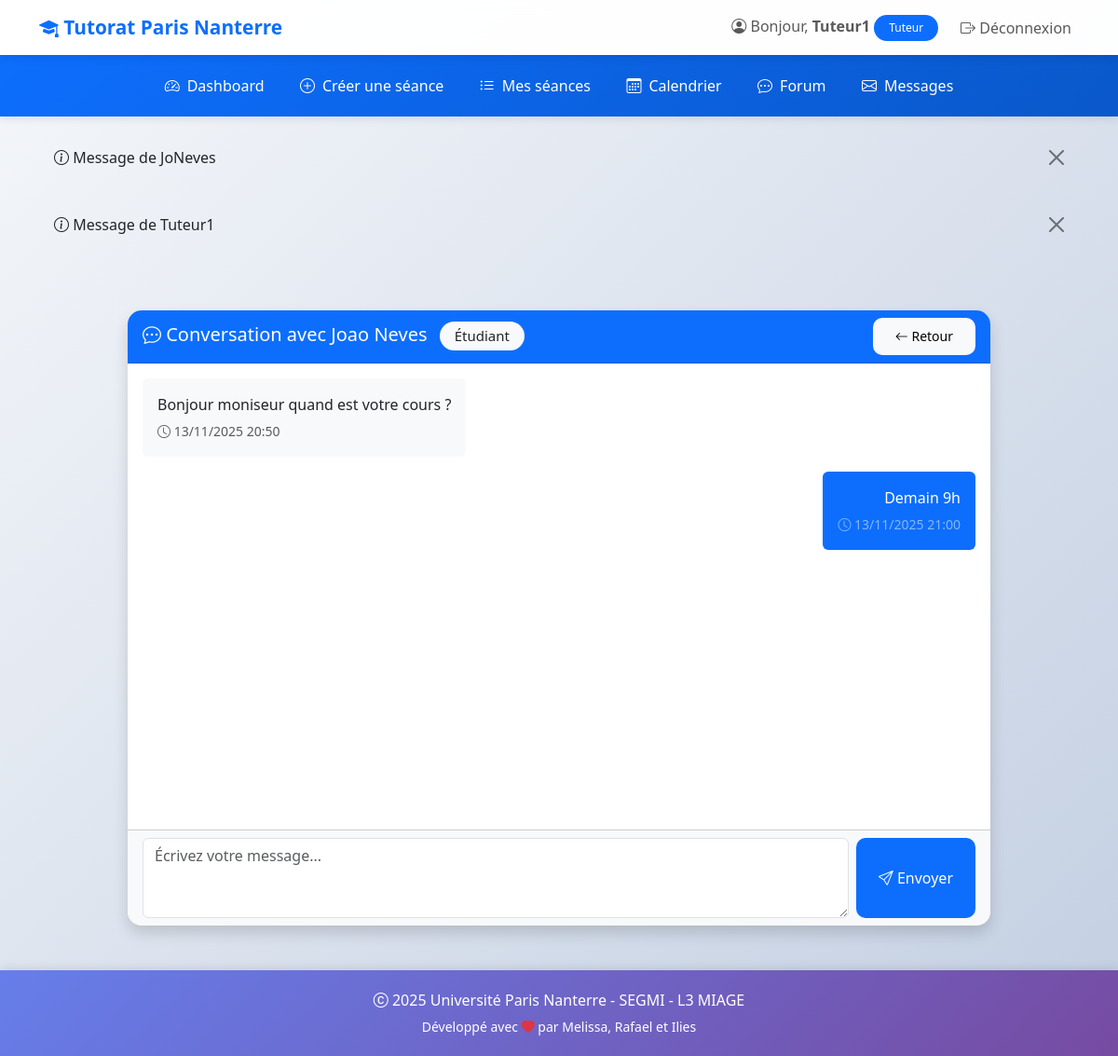
Screenshot of /messagerie/conversation/1/ (signed in) with the database file from the repository.
### tutorat/models.py (models this page shows, shortened)
class User(AbstractUser):
    ROLE_CHOICES = (
        ('ETUDIANT', 'Étudiant'),
        ('TUTEUR', 'Tuteur'),
        ('ADMIN', 'Administrateur'),
    )
    role = models.CharField(
        max_length=20,
        choices=ROLE_CHOICES,
        default='ETUDIANT',
        verbose_name="Rôle"
    )
    telephone = models.CharField(
        max_length=15,
        blank=True,
        null=True,
        verbose_name="Téléphone"
    )
    date_naissance = models.DateField(
        blank=True,
        null=True,
        verbose_name="Date de naissance"
    )
    class Meta:
        verbose_name = "Utilisateur"
        verbose_name_plural = "Utilisateurs"

class Message(models.Model):
    conversation = models.ForeignKey(
        Conversation,
        on_delete=models.CASCADE,
        related_name='messages',
        verbose_name="Conversation"
    )
    auteur = models.ForeignKey(
        User,
        on_delete=models.CASCADE,
        related_name='messages_envoyes',
        verbose_name="Auteur"
    )
    contenu = models.TextField(verbose_name="Contenu")
    lu = models.BooleanField(default=False, verbose_name="Lu")
    created_at = models.DateTimeField(auto_now_add=True)
    class Meta:
        verbose_name = "Message"
        verbose_name_plural = "Messages"
        ordering = ['created_at']
    def __str__(self):
        return f"Message de {self.auteur.username}"

### tutorat/views.py (the view)
# urls.py: path('messagerie/conversation/<int:pk>/', views.messagerie_conversation, name='messagerie_conversation'),
@login_required
def messagerie_conversation(request, pk):
    conversation = get_object_or_404(
        Conversation.objects.prefetch_related('participants', 'messages__auteur'),
        pk=pk,
        participants=request.user
    )
    conversation.messages.exclude(auteur=request.user).update(lu=True)
    if request.method == 'POST':
        form = MessageForm(request.POST)
        if form.is_valid():
            message = form.save(commit=False)
            message.conversation = conversation
            message.auteur = request.user
            message.save()
            conversation.updated_at = datetime.now()
            conversation.save()
            for participant in conversation.participants.exclude(id=request.user.id):
                Notification.objects.create(
                    destinataire=participant,
                    type='MESSAGE',
                    titre='Nouveau message',
                    message=f'{request.user.first_name or request.user.username} vous a envoyé un message',
                    lien=f'/messagerie/conversation/{conversation.pk}/'
                )
            return redirect('messagerie_conversation', pk=pk)
    else:
        form = MessageForm()
    autre_participant = conversation.participants.exclude(id=request.user.id).first()
    context = {
        'conversation': conversation,
        'messages': conversation.messages.all(),
        'form': form,
        'autre_participant': autre_participant,
    }
    return render(request, 'tutorat/messagerie_conversation.html', context)

### tutorat/forms.py
class MessageForm(forms.ModelForm):
    class Meta:
        model = Message
        fields = ['contenu']
        widgets = {
            'contenu': forms.Textarea(attrs={
                'class': 'form-control',
                'rows': 3,
                'placeholder': 'Écrivez votre message...'
            }),
        }
        labels = {
            'contenu': '',
        }

### tutorat/templates/tutorat/messagerie_conversation.html (shortened to what this page needs)
{% extends 'tutorat/base.html' %}
{% block content %}
<div class="row justify-content-center">
    <div class="col-md-10">
        <div class="card shadow">
            <div class="card-header bg-primary text-white">
                <div class="d-flex justify-content-between align-items-center">
                    <h5 class="mb-0">
                        <i class="bi bi-chat-dots"></i>
                        Conversation avec {{ autre_participant.first_name }} {{ autre_participant.last_name }}
                        <span class="badge bg-light text-dark ms-2">{{ autre_participant.get_role_display }}</span>
                    </h5>
                    <a href="{% url 'messagerie_liste' %}" class="btn btn-light btn-sm">
                        <i class="bi bi-arrow-left"></i> Retour
                    </a>
                </div>
            </div>
            <div class="card-body" style="height: 500px; overflow-y: auto;" id="messages-container">
                {% if messages %}
                    {% for message in messages %}
                    <div class="mb-3 {% if message.auteur == user %}text-end{% endif %}">
                        <div class="d-inline-block p-3 rounded {% if message.auteur == user %}bg-primary text-white{% else %}bg-light{% endif %}" style="max-width: 70%;">
                            <p class="mb-1">{{ message.contenu }}</p>
                            <small class="{% if message.auteur == user %}text-white-50{% else %}text-muted{% endif %}">
                                <i class="bi bi-clock"></i> {{ message.created_at|date:"d/m/Y H:i" }}
                            </small>
                        </div>
                    </div>
                    {% endfor %}
                {% else %}
                    <div class="text-center text-muted py-5">
                        <i class="bi bi-chat-dots fs-1"></i>
                        <p class="mt-3">Aucun message pour le moment</p>
                    </div>
                {% endif %}
            </div>
            <div class="card-footer bg-light">
                <form method="post" class="d-flex gap-2">
                    <div class="flex-grow-1">
                        {{ form.contenu }}
                    </div>
                    <button type="submit" class="btn btn-primary">
                        <i class="bi bi-send"></i> Envoyer
                    </button>
                </form>
            </div>
        </div>
    </div>
</div>
{% endblock %}

### tutorat/templates/tutorat/base.html (shortened to what this page needs)
<!DOCTYPE html>
<html lang="fr">
<head>
    <link href="https://cdn.jsdelivr.net/npm/bootstrap@5.3.0/dist/css/bootstrap.min.css" rel="stylesheet">
    <link rel="stylesheet" href="https://cdn.jsdelivr.net/npm/bootstrap-icons@1.11.0/font/bootstrap-icons.css">
</head>
<body>
    <nav class="navbar navbar-expand-lg navbar-light">
        <div class="container">
            <a class="navbar-brand" href="{% url 'accueil' %}">
                <i class="bi bi-mortarboard-fill"></i> Tutorat Paris Nanterre
            </a>
            <div class="collapse navbar-collapse" id="navbarNav">
                <ul class="navbar-nav ms-auto align-items-center">
                    {% if user.is_authenticated %}
                        <li class="nav-item">
                            <span class="navbar-text me-3">
                                <i class="bi bi-person-circle"></i>
                                Bonjour, <strong>{{ user.first_name|default:user.username }}</strong>
                                <span class="badge bg-primary">{{ user.get_role_display }}</span>
                            </span>
                        </li>
                        <li class="nav-item">
                            <a class="nav-link btn btn-outline-danger btn-sm" href="{% url 'deconnexion' %}">
                                <i class="bi bi-box-arrow-right"></i> Déconnexion
                            </a>
                        </li>
                    {% endif %}
                </ul>
            </div>
        </div>
    </nav>
    {% if user.is_authenticated %}
        <nav class="secondary-navbar">
            <div class="container">
                <ul class="nav justify-content-center">
                    {% if user.role == 'TUTEUR' %}
                        <li class="nav-item">
                            <a class="nav-link" href="{% url 'dashboard_tuteur' %}">
                                <i class="bi bi-speedometer2"></i> Dashboard
                            </a>
                        </li>
                        <li class="nav-item">
                            <a class="nav-link" href="{% url 'seance_create' %}">
                                <i class="bi bi-plus-circle"></i> Créer une séance
                            </a>
                        </li>
                        <li class="nav-item">
                            <a class="nav-link" href="{% url 'seance_list' %}">
                                <i class="bi bi-list-ul"></i> Mes séances
                            </a>
                        </li>
                        <li class="nav-item">
                            <a class="nav-link" href="{% url 'calendrier' %}">
                                <i class="bi bi-calendar3"></i> Calendrier
                            </a>
                        </li>
                        <li class="nav-item">
                            <a class="nav-link" href="{% url 'forum_accueil' %}">
                                <i class="bi bi-chat-dots"></i> Forum
                            </a>
                        </li>
                        <li class="nav-item">
                            <a class="nav-link" href="{% url 'messagerie_liste' %}">
                                <i class="bi bi-envelope"></i> Messages
                            </a>
                        </li>
                    {% endif %}
                </ul>
            </div>
        </nav>
    {% endif %}
    <div class="container mt-3">
        {% if messages %}
            {% for message in messages %}
                <div class="alert alert-{{ message.tags }} alert-dismissible fade show" role="alert">
                    <i class="bi bi-{% if message.tags == 'success' %}check-circle{% elif message.tags == 'error' %}exclamation-circle{% elif message.tags == 'warning' %}exclamation-triangle{% else %}info-circle{% endif %}"></i>
                    {{ message }}
                    <button type="button" class="btn-close" data-bs-dismiss="alert"></button>
                </div>
            {% endfor %}
        {% endif %}
    </div>
    <main class="container my-5">
        {% block content %}{% endblock %}
    </main>
    <footer class="text-center">
        <div class="container">
            <p class="mb-1"><i class="bi bi-c-circle"></i> 2025 Université Paris Nanterre - SEGMI - L3 MIAGE</p>
            <p class="mb-0"><small>Développé avec <i class="bi bi-heart-fill text-danger"></i> par Melissa, Rafael et Ilies</small></p>
        </div>
    </footer>
</body>
</html>

### tutorat/templates/tutorat/base.html (style rules this page uses)
:root { --primary-color: #0d6efd; --success-color: #198754; --warning-color: #ffc107; --danger-color: #dc3545; --info-color: #0dcaf0; }
body { min-height: 100vh; display: flex; flex-direction: column; background: linear-gradient(135deg, #f5f7fa 0%, #c3cfe2 100%); }
.navbar { box-shadow: 0 2px 10px rgba(0,0,0,0.1); backdrop-filter: blur(10px); background-color: rgba(255, 255, 255, 0.95) !important; transition: all 0.3s ease; }
.navbar-brand { font-weight: bold; color: var(--primary-color) !important; font-size: 1.3rem; transition: transform 0.3s ease; }
.secondary-navbar { background: linear-gradient(135deg, var(--primary-color) 0%, #0a58ca 100%); box-shadow: 0 2px 10px rgba(0,0,0,0.1); padding: 0.8rem 0; animation: slideIn 0.5s ease-out; }
.secondary-navbar .nav-link { color: white !important; padding: 0.5rem 1.2rem; border-radius: 8px; transition: all 0.3s ease; font-weight: 500; display: flex; align-items: center; gap: 0.5rem; }
.card { transition: all 0.3s ease; border: none; border-radius: 15px; overflow: hidden; }
.btn { border-radius: 10px; padding: 0.6rem 1.5rem; font-weight: 500; transition: all 0.3s ease; border: none; position: relative; overflow: hidden; }
.btn::before { content: ''; position: absolute; top: 50%; left: 50%; width: 0; height: 0; border-radius: 50%; background: rgba(255, 255, 255, 0.3); transform: translate(-50%, -50%); transition: width 0.6s, height 0.6s; }
.badge { padding: 0.5rem 1rem; border-radius: 20px; font-weight: 500; }
main { flex: 1; animation: fadeIn 0.6s ease-out; }
footer { background: linear-gradient(135deg, #667eea 0%, #764ba2 100%); color: white; padding: 20px 0; margin-top: auto; box-shadow: 0 -2px 10px rgba(0,0,0,0.1); }
.alert { border-radius: 10px; border: none; animation: slideIn 0.5s ease-out; }
html { scroll-behavior: smooth; }

### rows the page displays
User: first_name "Tuteur1", role "Tuteur"
Message: auteur.username "Message de JoNeves", contenu "Bonjour moniseur quand est votre cours ?", created_at "13/11/2025 20:50"
Message: auteur.username "Message de Tuteur1", contenu "Demain 9h", created_at "13/11/2025 21:00"
User: first_name "Joao", last_name "Neves", role "Étudiant"
